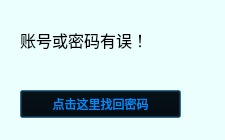
<?xml version="1.0" encoding="UTF-8"?>
<ui version="4.0">
 <class>loginlose</class>
 <widget class="QDialog" name="loginlose">
  <property name="geometry">
   <rect>
    <x>0</x>
    <y>0</y>
    <width>225</width>
    <height>140</height>
   </rect>
  </property>
  <property name="windowTitle">
   <string>登录失败</string>
  </property>
  <property name="windowIcon">
   <iconset resource="image.qrc">
    <normaloff>:/image/cuowu.png</normaloff>:/image/cuowu.png</iconset>
  </property>
  <widget class="QLabel" name="label">
   <property name="geometry">
    <rect>
     <x>20</x>
     <y>0</y>
     <width>281</width>
     <height>81</height>
    </rect>
   </property>
   <property name="text">
    <string>&lt;html&gt;&lt;head/&gt;&lt;body&gt;&lt;p&gt;&lt;span style=&quot; font-size:12pt;&quot;&gt;账号或密码有误！&lt;/span&gt;&lt;/p&gt;&lt;/body&gt;&lt;/html&gt;</string>
   </property>
  </widget>
  <widget class="QLabel" name="label_2">
   <property name="geometry">
    <rect>
     <x>0</x>
     <y>0</y>
     <width>401</width>
     <height>141</height>
    </rect>
   </property>
   <property name="styleSheet">
    <string notr="true">background-color: rgb(235, 255, 255);</string>
   </property>
   <property name="text">
    <string/>
   </property>
  </widget>
  <widget class="QPushButton" name="pushButton">
   <property name="geometry">
    <rect>
     <x>20</x>
     <y>90</y>
     <width>161</width>
     <height>28</height>
    </rect>
   </property>
   <property name="font">
    <font>
     <family>微软雅黑</family>
    </font>
   </property>
   <property name="styleSheet">
    <string notr="true">
QPushButton{background:transparent;color: rgb(0, 140, 255);}
QPushButton:hover{color: rgb(50, 180, 255);}</string>
   </property>
   <property name="text">
    <string>点击这里找回密码</string>
   </property>
  </widget>
  <zorder>label_2</zorder>
  <zorder>label</zorder>
  <zorder>pushButton</zorder>
 </widget>
 <resources>
  <include location="image.qrc"/>
 </resources>
 <connections/>
</ui>
